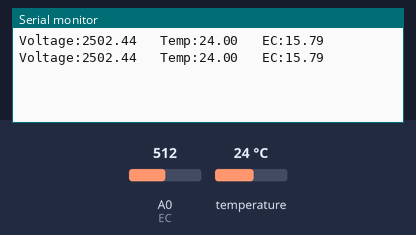
Simulated run of this sketch. Board: Arduino Uno, built with avr-gcc and run on an emulated ATmega328P. Parts: the last lines printed to the serial monitor. The test bench sets the inputs (shaded band); at power-on: A0 (EC) = 512, temperature 24 °C.

Above: at 3.5 s.
3.6 s: A0 (EC) set to 716
At 4.6 s:
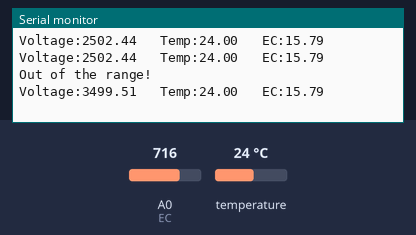
6.2 s: A0 (EC) set to 0
At 7.6 s:
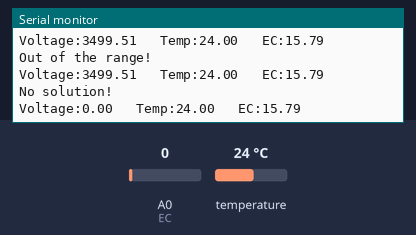
9.2 s: temperature set to 12 °C
At 10.5 s:
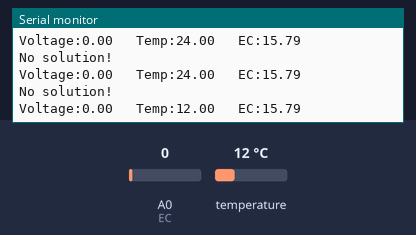
10.7 s: temperature set to 19 °C
At 11.2 s:
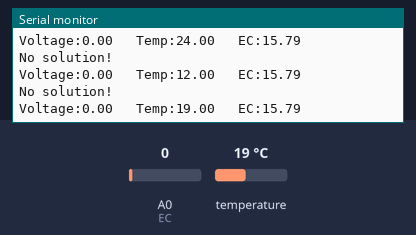
Timing chart, 0 to 13.2 s (numbered marks = the images above; inputs shaded):
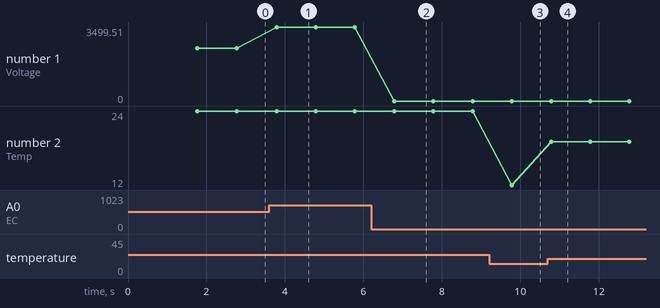

The sketch:

Unit_1_EC_Sensor.ino
```cpp
//=============================== TMP ASSIGNING
#include <DallasTemperature.h>
#include <OneWire.h>

int TMP = 14;

OneWire oneWire(TMP);
DallasTemperature tmp(&oneWire);

//=============================== VARIABLES
int EC = A0;

float conductivity, temperature, voltage;
float CoefficientTemp, CoefficientVoltage;

long prevMillis;

void setup()
{
  Serial.begin(9600);

  tmp.begin();
}

void loop()
{
  unsigned long currentMillis = millis();

  if(currentMillis - prevMillis >= 1000)
  {
    prevMillis = currentMillis;

    temperature = getTemperature();
    voltage = analogRead(EC) / 1023.0 * 5000;
    CoefficientTemp = 1.0 + 0.0185 * (temperature - 25.0);
    CoefficientVoltage = voltage / CoefficientTemp;

    if(CoefficientVoltage < 150)
      Serial.println("No solution!");                         //<1ms/cm
    else if(CoefficientVoltage > 3300)
      Serial.println("Out of the range!");                    //>20ms/cm
    else
    {
      if(CoefficientVoltage <= 448)
        conductivity = 6.84 * CoefficientVoltage - 64.32;     //01ms/cm< EC <=03ms/cm
      else if(CoefficientVoltage <= 1457)
        conductivity = 6.98 * CoefficientVoltage - 127.00;    //03ms/cm< EC <=10ms/cm
      else
        conductivity = 5.30 * CoefficientVoltage + 2278.00;   //10ms/cm< EC < 20ms/cm

      conductivity /= 1000;                                   //convert us/cm to ms/cm
    }

    Serial.print("Voltage:");
    Serial.print(voltage);                                    //0 to 4995 (mV)
    Serial.print("   ");

    Serial.print("Temp:");
    Serial.print(temperature);                                //temperature (^C)
    Serial.print("   ");

    Serial.print("EC:");
    Serial.print(conductivity);                               //conductivity (mS/cm)
    Serial.println();
  }
}
```

getTemperature.ino
```cpp
float getTemperature()
{
  float temperature;

  tmp.requestTemperatures();
  temperature = tmp.getTempCByIndex(0);

  return temperature;
}
```

Measured:
- after the input at 3.6 s, the serial monitor: prints a new line after 0.16 s (image 1)
- after the input at 6.2 s, the serial monitor: prints a new line after 0.57 s (image 2)
- after the input at 9.2 s, the serial monitor: prints a new line after 0.58 s (image 3)
- after the input at 10.7 s, the serial monitor: prints a new line after 0.08 s (image 4)
- plotted number 1: 2502.44 → 3499.51 after the input at 3.6 s, 3499.51 → 0 after the input at 6.2 s
- plotted number 2: 24 → 12 after the input at 9.2 s, 12 → 19 after the input at 10.7 s
